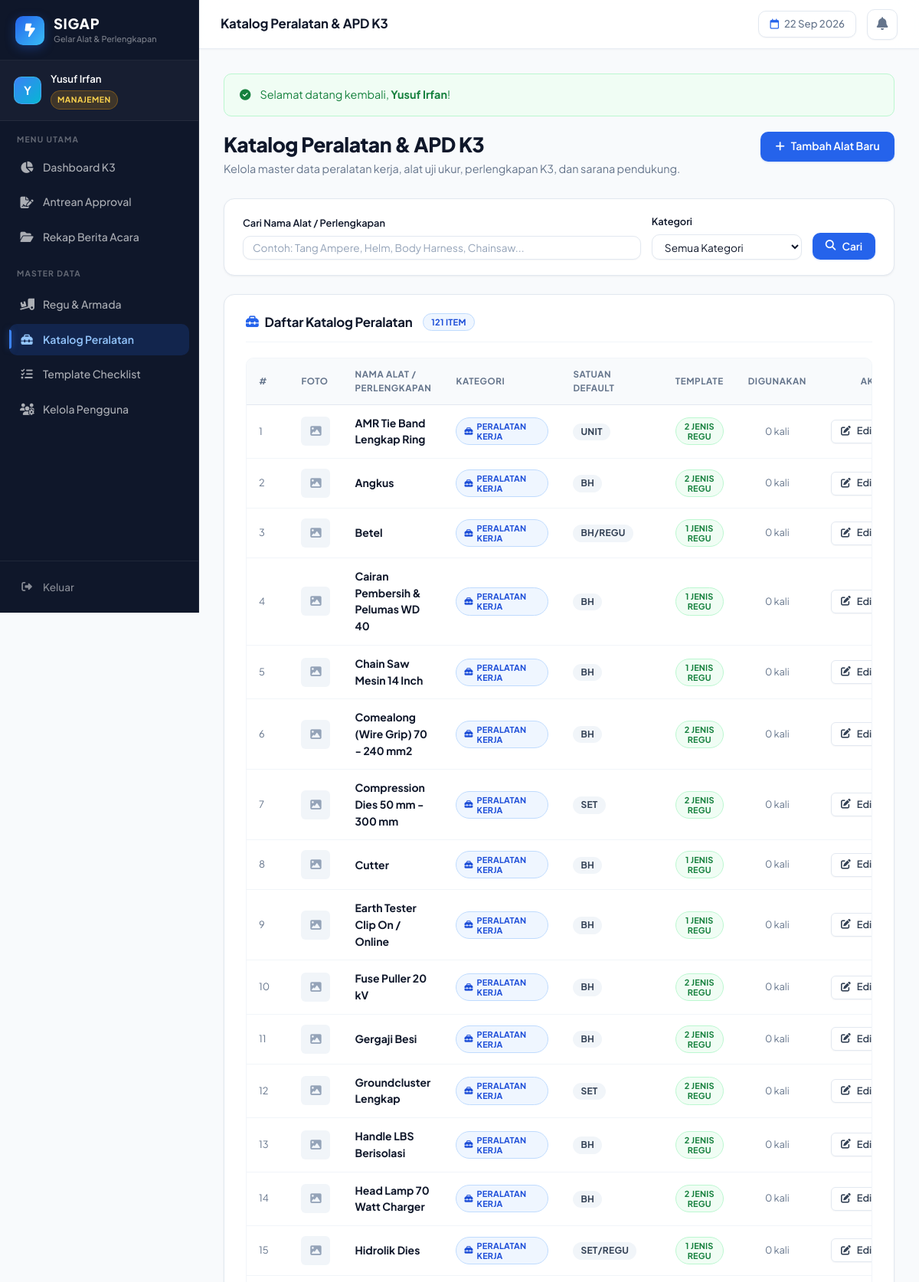
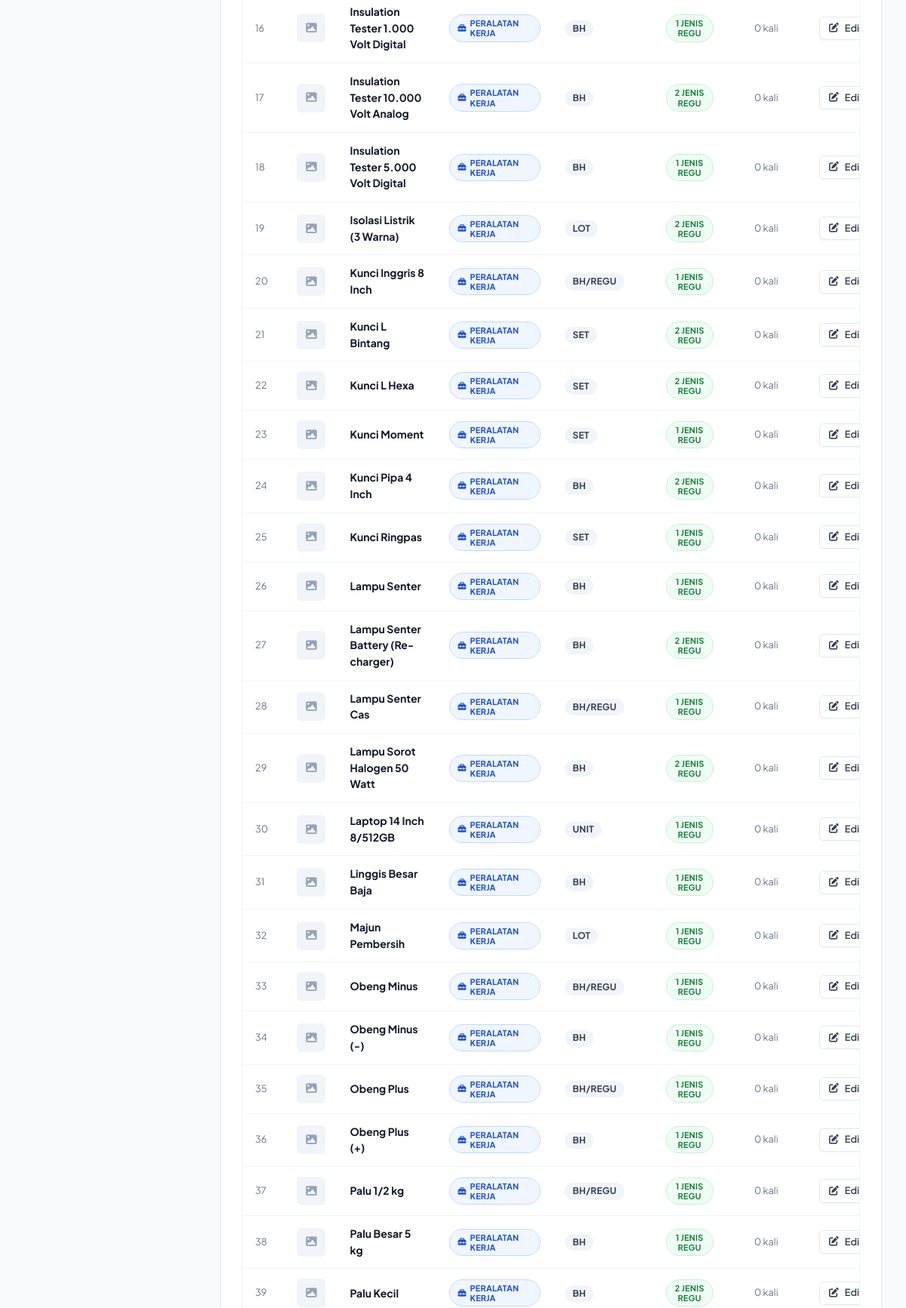
Page /master/barang/index.php (signed in, upper part) on the committed database (2 pictures, top to bottom).
### tables this page shows
CREATE TABLE IF NOT EXISTS master_barang (
    id               INT          AUTO_INCREMENT PRIMARY KEY,
    nama_barang      VARCHAR(150) NOT NULL UNIQUE,
    kategori         ENUM('alat_kerja', 'k3_safety', 'kendaraan_pendukung', 'administrasi') NOT NULL,
    satuan_default   VARCHAR(30)  NOT NULL,
    gambar_referensi VARCHAR(255) NULL,
    created_at       TIMESTAMP    DEFAULT CURRENT_TIMESTAMP,
    updated_at       TIMESTAMP    DEFAULT CURRENT_TIMESTAMP ON UPDATE CURRENT_TIMESTAMP,
    INDEX idx_barang_kategori (kategori),
    INDEX idx_barang_nama     (nama_barang)
);

### master/barang/index.php (the view, shortened to what this page needs)
<?php
$pdo = get_db_connection();
$search          = trim($_GET['q'] ?? '');
$where = [];
$params = [];
$where_sql = !empty($where) ? 'WHERE ' . implode(' AND ', $where) : '';
$stmt = $pdo->prepare("
    SELECT b.*,
           (SELECT COUNT(*) FROM template_checklist_item t WHERE t.master_barang_id = b.id) AS total_template,
           (SELECT COUNT(*) FROM gelar_alat_detail d WHERE d.master_barang_id = b.id) AS total_inspeksi
    FROM master_barang b
    {$where_sql}
    ORDER BY b.kategori, b.nama_barang
");
$stmt->execute($params);
$barang_list = $stmt->fetchAll();
$kategori_labels = [
    'alat_kerja'          => ['label' => 'Peralatan Kerja', 'icon' => 'fa-toolbox', 'class' => 'badge-submitted'],
    'k3_safety'           => ['label' => 'APD & Keselamatan K3', 'icon' => 'fa-hard-hat', 'class' => 'badge-rejected'],
    'kendaraan_pendukung' => ['label' => 'Armada / Sarana', 'icon' => 'fa-truck-pickup', 'class' => 'badge-approved'],
    'administrasi'        => ['label' => 'Administrasi & Personel', 'icon' => 'fa-id-card-clip', 'class' => 'badge-draft'],
];
require_once __DIR__ . '/../../includes/header.php';
?>
<div style="display:flex; justify-content:space-between; align-items:flex-start; margin-bottom:1.75rem; flex-wrap:wrap; gap:1rem;">
    <div>
        <h1 style="font-size:1.65rem; font-weight:800; letter-spacing:-0.02em; margin-bottom:4px; color:var(--text-main);">Katalog Peralatan & APD K3</h1>
        <p style="color:var(--text-muted); font-size:0.9rem;">Kelola master data peralatan kerja, alat uji ukur, perlengkapan K3, dan sarana pendukung.</p>
    </div>
    <button onclick="openModalTambah()" class="btn btn-primary">
        <i class="fa-solid fa-plus"></i> Tambah Alat Baru
    </button>
</div>
<div class="card" style="margin-bottom:1.5rem; padding:1.25rem 1.5rem;">
    <form method="GET" style="display:flex; gap:14px; flex-wrap:wrap; align-items:flex-end;">
        <div style="flex:1; min-width:200px;">
            <label class="form-label" style="font-size:0.8rem;">Cari Nama Alat / Perlengkapan</label>
            <input type="text" name="q" class="form-control" placeholder="Contoh: Tang Ampere, Helm, Body Harness, Chainsaw..." value="<?= htmlspecialchars($search) ?>" style="font-size:0.85rem; padding:6px 12px;">
        </div>
        <div>
            <label class="form-label" style="font-size:0.8rem;">Kategori</label>
            <select name="kategori" class="form-control" style="font-size:0.85rem; padding:6px 12px; min-width:180px;">
                <option value="">Semua Kategori</option>
            </select>
        </div>
        <div style="display:flex; gap:8px;">
            <button type="submit" class="btn btn-primary" style="padding:7px 16px; font-size:0.85rem;">
                <i class="fa-solid fa-magnifying-glass"></i> Cari
            </button>
        </div>
    </form>
</div>
<div class="card">
    <div class="card-header">
        <h2 class="card-title">
            <i class="fa-solid fa-toolbox" style="color:var(--primary);"></i>
            Daftar Katalog Peralatan
            <span class="badge badge-submitted" style="font-size:0.7rem; margin-left:6px;"><?= count($barang_list) ?> item</span>
        </h2>
    </div>
    <?php if (empty($barang_list)): ?>
        <div style="text-align:center; padding:3rem 1rem; color:var(--text-muted);">
            <div style="width:48px; height:48px; border-radius:50%; background:#f1f5f9; color:#64748b; display:flex; align-items:center; justify-content:center; margin:0 auto 10px; font-size:1.3rem;">
                <i class="fa-solid fa-toolbox"></i>
            </div>
            <strong style="color:var(--text-main);">Tidak ada data peralatan ditemukan</strong>
            <p style="font-size:0.825rem; margin-top:2px;">Silakan tambahkan data alat baru atau sesuaikan filter pencarian Anda.</p>
        </div>
    <?php else: ?>
        <div class="table-responsive">
            <table class="data-table">
                <thead>
                    <tr>
                        <th width="40px">#</th>
                        <th width="50px">Foto</th>
                        <th>Nama Alat / Perlengkapan</th>
                        <th>Kategori</th>
                        <th>Satuan Default</th>
                        <th style="text-align:center;">Template</th>
                        <th style="text-align:center;">Digunakan</th>
                        <th style="text-align:center;">Aksi</th>
                    </tr>
                </thead>
                <tbody>
                    <?php foreach ($barang_list as $i => $row): ?>
                        <?php $kat_info = $kategori_labels[$row['kategori']] ?? ['label' => $row['kategori'], 'icon' => 'fa-tag', 'class' => 'badge-draft']; ?>
                        <tr>
                            <td style="color:var(--text-muted); font-size:0.8rem;"><?= $i + 1 ?></td>
                            <td>
                                <?php if (!empty($row['gambar_referensi'])): ?>
                                    <img src="<?= base_url('uploads/referensi/' . htmlspecialchars($row['gambar_referensi'])) ?>"
                                         style="width:38px; height:38px; object-fit:cover; border-radius:var(--radius-sm); border:1px solid var(--border-color); cursor:pointer;"
                                         onclick="previewImage(this.src, '<?= addslashes(htmlspecialchars($row['nama_barang'])) ?>')"
                                         title="Klik perbesar">
                                <?php else: ?>
                                    <div style="width:38px; height:38px; border-radius:var(--radius-sm); background:#f1f5f9; color:#94a3b8; display:flex; align-items:center; justify-content:center; font-size:0.9rem;">
                                        <i class="fa-solid fa-image"></i>
                                    </div>
                                <?php endif; ?>
                            </td>
                            <td>
                                <strong style="color:var(--text-main); font-size:0.875rem;"><?= htmlspecialchars($row['nama_barang']) ?></strong>
                            </td>
                            <td>
                                <span class="badge <?= $kat_info['class'] ?>" style="font-size:0.68rem;">
                                    <i class="fa-solid <?= $kat_info['icon'] ?>"></i> <?= $kat_info['label'] ?>
                                </span>
                            </td>
                            <td>
                                <span class="badge" style="background:#f1f5f9; color:#334155; font-size:0.75rem;">
                                    <?= htmlspecialchars($row['satuan_default']) ?>
                                </span>
                            </td>
                            <td style="text-align:center;">
                                <span class="badge <?= $row['total_template'] > 0 ? 'badge-approved' : 'badge-draft' ?>" style="font-size:0.68rem;">
                                    <?= $row['total_template'] ?> Jenis Regu
                                </span>
                            </td>
                            <td style="text-align:center; font-size:0.8rem; color:var(--text-muted);">
                                <?= $row['total_inspeksi'] ?> kali
                            </td>
                            <td style="text-align:center; white-space:nowrap;">
                                <div style="display:inline-flex; gap:6px;">
                                    <button onclick='openModalEdit(<?= json_encode($row) ?>)' class="btn btn-outline btn-sm" title="Edit Alat">
                                        <i class="fa-solid fa-pen-to-square"></i> Edit
                                    </button>
                                </div>
                            </td>
                        </tr>
                    <?php endforeach; ?>
                </tbody>
            </table>
        </div>
    <?php endif; ?>
</div>
<?php require_once __DIR__ . '/../../includes/footer.php'; ?>

### rows in the picture
master_barang: nama_barang "AMR Tie Band Lengkap Ring", kategori "PERALATAN KERJA", satuan_default "UNIT", total_template "2", total_inspeksi "0"
master_barang: nama_barang "Angkus", kategori "PERALATAN KERJA", satuan_default "BH", total_template "2", total_inspeksi "0"
master_barang: nama_barang "Betel", kategori "PERALATAN KERJA", satuan_default "BH/REGU", total_template "1", total_inspeksi "0"
master_barang: nama_barang "Cairan Pembersih & Pelumas WD 40", kategori "PERALATAN KERJA", satuan_default "BH", total_template "1", total_inspeksi "0"
master_barang: nama_barang "Chain Saw Mesin 14 Inch", kategori "PERALATAN KERJA", satuan_default "BH", total_template "1", total_inspeksi "0"
master_barang: nama_barang "Comealong (Wire Grip) 70 - 240 mm2", kategori "PERALATAN KERJA", satuan_default "BH", total_template "2", total_inspeksi "0"
master_barang: nama_barang "Compression Dies 50 mm - 300 mm", kategori "PERALATAN KERJA", satuan_default "SET", total_template "2", total_inspeksi "0"
master_barang: nama_barang "Cutter", kategori "PERALATAN KERJA", satuan_default "BH", total_template "1", total_inspeksi "0"
master_barang: nama_barang "Earth Tester Clip On / Online", kategori "PERALATAN KERJA", satuan_default "BH", total_template "1", total_inspeksi "0"
master_barang: nama_barang "Fuse Puller 20 kV", kategori "PERALATAN KERJA", satuan_default "BH", total_template "2", total_inspeksi "0"
master_barang: nama_barang "Gergaji Besi", kategori "PERALATAN KERJA", satuan_default "BH", total_template "2", total_inspeksi "0"
master_barang: nama_barang "Groundcluster Lengkap", kategori "PERALATAN KERJA", satuan_default "SET", total_template "2", total_inspeksi "0"
master_barang: nama_barang "Handle LBS Berisolasi", kategori "PERALATAN KERJA", satuan_default "BH", total_template "2", total_inspeksi "0"
master_barang: nama_barang "Head Lamp 70 Watt Charger", kategori "PERALATAN KERJA", satuan_default "BH", total_template "2", total_inspeksi "0"
master_barang: nama_barang "Hidrolik Dies", kategori "PERALATAN KERJA", satuan_default "SET/REGU", total_template "1", total_inspeksi "0"
master_barang: nama_barang "Insulation Tester 1.000 Volt Digital", kategori "PERALATAN KERJA", satuan_default "BH", total_template "1", total_inspeksi "0"
master_barang: nama_barang "Insulation Tester 10.000 Volt Analog", kategori "PERALATAN KERJA", satuan_default "BH", total_template "2", total_inspeksi "0"
master_barang: nama_barang "Insulation Tester 5.000 Volt Digital", kategori "PERALATAN KERJA", satuan_default "BH", total_template "1", total_inspeksi "0"
master_barang: nama_barang "Isolasi Listrik (3 Warna)", kategori "PERALATAN KERJA", satuan_default "LOT", total_template "2", total_inspeksi "0"
master_barang: nama_barang "Kunci Inggris 8 Inch", kategori "PERALATAN KERJA", satuan_default "BH/REGU", total_template "1", total_inspeksi "0"
master_barang: nama_barang "Kunci L Bintang", kategori "PERALATAN KERJA", satuan_default "SET", total_template "2", total_inspeksi "0"
master_barang: nama_barang "Kunci L Hexa", kategori "PERALATAN KERJA", satuan_default "SET", total_template "2", total_inspeksi "0"
master_barang: nama_barang "Kunci Moment", kategori "PERALATAN KERJA", satuan_default "SET", total_template "1", total_inspeksi "0"
master_barang: nama_barang "Kunci Pipa 4 Inch", kategori "PERALATAN KERJA", satuan_default "BH", total_template "2", total_inspeksi "0"
master_barang: nama_barang "Kunci Ringpas", kategori "PERALATAN KERJA", satuan_default "SET", total_template "1", total_inspeksi "0"
master_barang: nama_barang "Lampu Senter", kategori "PERALATAN KERJA", satuan_default "BH", total_template "1", total_inspeksi "0"
master_barang: nama_barang "Lampu Senter Battery (Re-charger)", kategori "PERALATAN KERJA", satuan_default "BH", total_template "2", total_inspeksi "0"
master_barang: nama_barang "Lampu Senter Cas", kategori "PERALATAN KERJA", satuan_default "BH/REGU", total_template "1", total_inspeksi "0"
master_barang: nama_barang "Lampu Sorot Halogen 50 Watt", kategori "PERALATAN KERJA", satuan_default "BH", total_template "2", total_inspeksi "0"
master_barang: nama_barang "Laptop 14 Inch 8/512GB", kategori "PERALATAN KERJA", satuan_default "UNIT", total_template "1", total_inspeksi "0"
master_barang: nama_barang "Linggis Besar Baja", kategori "PERALATAN KERJA", satuan_default "BH", total_template "1", total_inspeksi "0"
master_barang: nama_barang "Majun Pembersih", kategori "PERALATAN KERJA", satuan_default "LOT", total_template "1", total_inspeksi "0"
master_barang: nama_barang "Obeng Minus", kategori "PERALATAN KERJA", satuan_default "BH/REGU", total_template "1", total_inspeksi "0"
master_barang: nama_barang "Obeng Minus (-)", kategori "PERALATAN KERJA", satuan_default "BH", total_template "1", total_inspeksi "0"
master_barang: nama_barang "Obeng Plus", kategori "PERALATAN KERJA", satuan_default "BH/REGU", total_template "1", total_inspeksi "0"
master_barang: nama_barang "Obeng Plus (+)", kategori "PERALATAN KERJA", satuan_default "BH", total_template "1", total_inspeksi "0"
master_barang: nama_barang "Palu 1/2 kg", kategori "PERALATAN KERJA", satuan_default "BH/REGU", total_template "1", total_inspeksi "0"
master_barang: nama_barang "Palu Besar 5 kg", kategori "PERALATAN KERJA", satuan_default "BH", total_template "1", total_inspeksi "0"
master_barang: nama_barang "Palu Kecil", kategori "PERALATAN KERJA", satuan_default "BH", total_template "2", total_inspeksi "0"

### other values in the picture
substr($user['nama_lengkap'], 0, 1) "Y"
$user['nama_lengkap'] "Yusuf Irfan"
$page_title "Katalog Peralatan & APD K3"
$flash_success "Selamat datang kembali, Yusuf Irfan !"
count($barang_list) "121"
